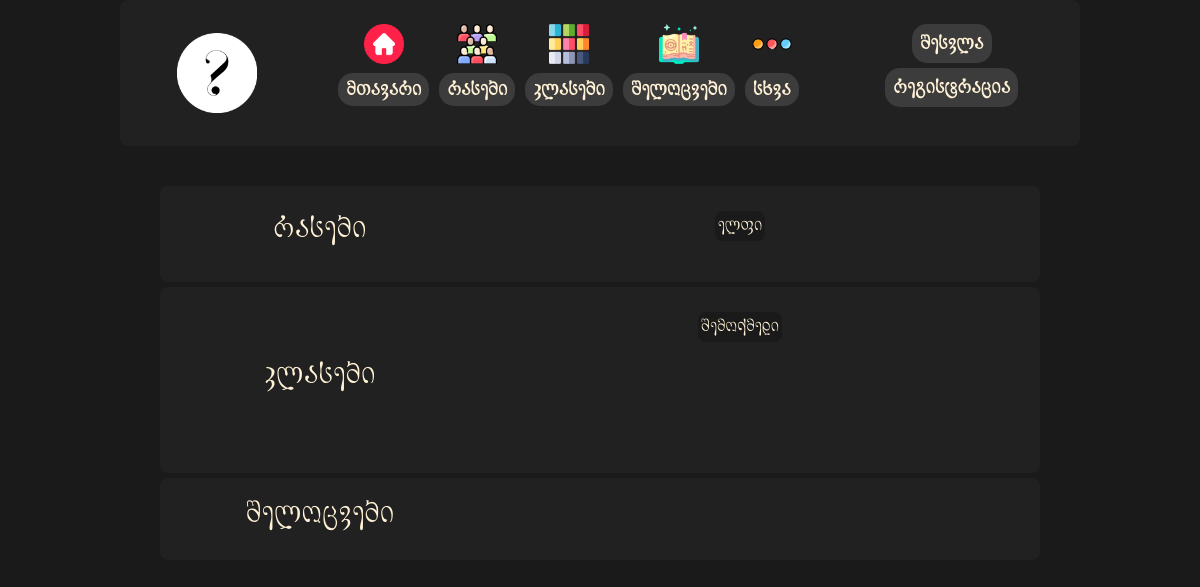
Before: / with the older database file.
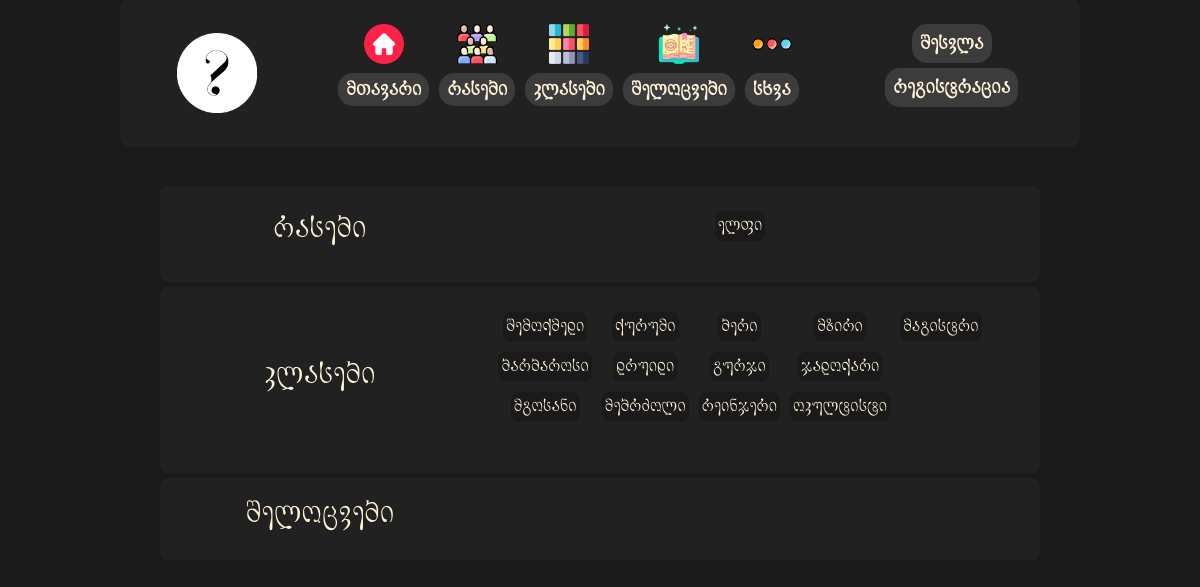
After: the same page with the newer database file.
### myapp/models.py (models this page shows, shortened)
class Race(models.Model):
    name = models.CharField(max_length=50)
    description = models.TextField()
    age = models.TextField()
    size = models.TextField()
    speed = models.IntegerField()
    strength = models.IntegerField(default=0)
    dexterity = models.IntegerField(default=0)
    constitution = models.IntegerField(default=0)
    intelligence = models.IntegerField(default=0)
    wisdom = models.IntegerField(default=0)
    charisma = models.IntegerField(default=0)
    traits = models.ManyToManyField('Trait', blank=True)
    languages = models.ManyToManyField('Language', blank=True)

class Class(models.Model):
    name = models.CharField(max_length=50)
    description = models.TextField()
    hit_die = models.ForeignKey(Dice, on_delete=models.CASCADE)
    hit_points_at_first_level = models.CharField(max_length=50, null=True, blank=True)
    hit_points_at_higher_levels = models.CharField(max_length=50, null=True, blank=True)
    saving_throw_proficiencies = models.ManyToManyField('SavingThrow')
    armor_proficiencies = models.ManyToManyField('Armor', blank=True)
    weapon_proficiencies = models.ManyToManyField('Weapon', blank=True)
    tool_proficiencies = models.ManyToManyField('Tool', blank=True)
    skill_proficiencies = models.ManyToManyField('Skill')
    weapon_groups = models.ManyToManyField('WeaponGroup', blank=True)
    armor_groups = models.ManyToManyField('ArmorGroup', blank=True)
    equipment = models.ManyToManyField('Equipment', blank=True)
    spellcasting_ability = models.ForeignKey('AbilityScore', on_delete=models.CASCADE, null=True, blank=True, related_name='spellcasting_ability_for')
    traits = models.ManyToManyField('Trait', blank=True)

### myapp/views.py (the view)
# urls.py: path('', views.index, name='index'),
def index(request):
    races = Race.objects.all()
    classes = Class.objects.all()
    spells = Spell.objects.all()
    return render(request, 'index.html', {'races': races, 'classes': classes, 'spells': spells})

### myapp/templates/index.html (shortened to what this page needs)
{% extends 'base.html' %}
{% load static %}
{% block extra_css %}
<link rel="stylesheet" href="{% static 'css/styles.css' %}">
{% endblock %}
{% block content %}
<div class="container">
    <section class="index_section" id="races">
        <h3><a href="{% url 'races_page' %}">რასები</a></h3>
        <ul>
            {% for race in races %}
            <li>
                <a href="{% url 'race_detail' race.id %}" class="link">{{ race.name }}</a>
            </li>
            {% endfor %}
        </ul>
    </section>
    <section class="index_section" id="classes">
        <h3><a href="{% url 'classes_page' %}">კლასები</a></h3>
        <ul>
            {% for class in classes %}
            <li>
                <a href="{% url 'class_detail' class.id %}" class="link">{{ class.name }}</a>
            </li>
            {% endfor %}
        </ul>
    </section>
    <section class="index_section" id="spells">
        <h3><a href="{% url 'spells_page' %}">შელოცვები</a></h3>
    </section>
</div>
{% endblock %}

### myapp/templates/base.html (shortened to what this page needs)
<!DOCTYPE html>
<html lang="geo">
<head>
    {% load static %}
    <link rel="stylesheet" href="{% static 'css/styles.css' %}">
    <link rel="stylesheet" href="https://stackpath.bootstrapcdn.com/bootstrap/4.5.2/css/bootstrap.min.css">
    <link rel="stylesheet" href="{% static 'fonts/mg-glaho-drunk-master/css/mg-glaho-drunk.min.css' %}">
    <link rel="stylesheet" href="{% static 'fonts/ka-lortkipanidze-master/css/ka-lortkipanidze.min.css' %}">
    {% block extra_css %}{% endblock %}
</head>
<body>
    {% include 'navbar.html' %}
    <div class="container">
        {% block content %}
        {% endblock %}
    </div>
</body>
</html>

### myapp/templates/navbar.html (shortened to what this page needs)
<!DOCTYPE html>
<html lang="en">
<head>
    {% load static %}
    <link rel="stylesheet" href="{% static 'css/navbar.css' %}">
    <link rel="stylesheet" href="{% static 'fonts/mg-glaho-drunk-master/css/mg-glaho-drunk.min.css' %}">
    <link rel="stylesheet" href="{% static 'fonts/ka-lortkipanidze-master/css/ka-lortkipanidze.min.css' %}">
</head>
<body>
    <nav class="navbar">
        <nav class="menu">
            <a href="/"><img class="logo_image" src="{% static 'image/logo.jpg' %}" alt="logo"></a>
            <ul class="burger_bar">
                <li>
                    <a href="/">
                        <img class="logo_image" src="{% static 'image/icons/home.png' %}" alt="home">
                        <h3>მთავარი</h3>
                    </a>
                </li>
                <li>
                    <a href="{% url 'races_page' %}">
                        <img class="logo_image" src="{% static 'image/icons/races.png' %}" alt="races">
                        <h3>რასები</h3>
                    </a>
                </li>
                <li>
                    <a href="{% url 'classes_page' %}">
                        <img class="logo_image" src="{% static 'image/icons/classes.png' %}" alt="classes">
                        <h3>კლასები</h3>
                    </a>
                </li>
                <li>
                    <a href="{% url 'spells_page' %}">
                        <img class="logo_image" src="{% static 'image/icons/spells.png' %}" alt="spells">
                        <h3>შელოცვები</h3>
                    </a>
                </li>
                <li>
                    <a href="#!">
                        <img class="logo_image" src="{% static 'image/icons/more.png' %}" alt="misc">
                        <h3>სხვა</h3>
                    </a>
                </li>
            </ul>
            {% if user.is_authenticated %}
            <ul class="login_signup">
                <li>
                    <a href="{% url 'profile' %}">
                        <img class="user_avatar" src="{{ user.avatar.url }}" alt="User Avatar">
                        <span>{{ user.username }}</span>
                    </a>
                </li>
                <li><a href="{% url 'logout' %}">გამოსვლა</a></li>
            </ul>
            {% else %}
            <ul class="login_signup">
                <li><a href="{% url 'login' %}">შესვლა</a></li>
                <li><a href="{% url 'register' %}">რეგისტრაცია</a></li>
            </ul>
            {% endif %}
        </nav>
    </nav>
</body>
</html>

### static/css/styles.css (style rules this page uses)
body, html { font-family: "KA_LORTKIPANIDZE", sans-serif; background-color: #1a1a1a; color: #fff2d6; margin: 0; padding: 0; height: 100%; }
.container { max-width: 960px; margin: auto; padding: 20px; }
.index_section { display: grid; grid-template-columns: 1fr 2fr; align-items: center; justify-items: center; background-color: #222121; border-radius: 8px; padding: 20px; margin-bottom: 5px; }
#races a, #classes a, #spells a { color: inherit; text-decoration: none; }
#classes ul { height: 130px; }
#races li, #classes li { margin-bottom: 10px; }

### static/css/navbar.css (style rules this page uses)
.navbar { display: flex; align-items: center; background-color: #222121; padding: 20px; width: 100%; max-width: 960px; margin: 0 auto; border-radius: 8px; }
.menu { margin: 0 auto; display: flex; align-items: center; justify-content: space-evenly; width: 100%; }
.logo_image { width: 80px; }
.burger_bar a { display: flex; flex-direction: column; align-items: center; justify-content: space-evenly; height: 90px; text-decoration: none; }
.burger_bar img { aspect-ratio: 1/1; width: 40px; margin-bottom: 5px; transition: 0.5s; }
.burger_bar, .login_signup { list-style: none; display: flex; }
.login_signup { flex-direction: column; justify-content: flex-end; align-items: center; gap: 5px; }
.burger_bar li h3, .login_signup li a { font-family: "KA_LORTKIPANIDZE", sans-serif; border-radius: 15px; background-color: #3d3c3c; margin: 0px 5px; transition: 0.5s; font-size: 18px; padding: 5px 8px; color: #fff2d6; display: block; font-weight: bold; text-decoration: none; text-align: center; padding-top: 7px; }
.login_signup li a { border-color: #143083; }

Changed rows visible on the page:
added Class: name "ბარბაროსი"
added Class: name "მგოსანი"
added Class: name "ქურუმი"
added Class: name "დრუიდი"
added Class: name "მებრძოლი"
added Class: name "ბერი"
added Class: name "გურჯი"
added Class: name "რეინჯერი"
added Class: name "მზირი"
added Class: name "ჯადოქარი"
added Class: name "ოკულტისტი"
added Class: name "მაგისტრი"
